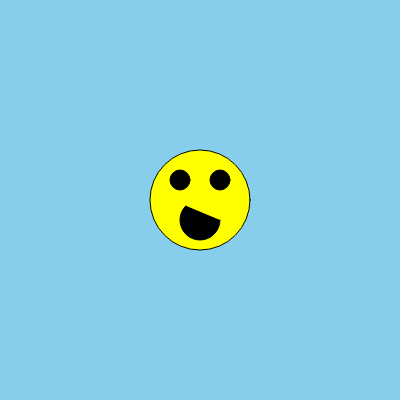
Frame 1 (no input)
Frame 60 (no input): identical to frame 1, image omitted
Frame 120 (the mouse pressed at the canvas centre since frame 60): identical to frame 1, image omitted

The p5.js sketch that drew this single still picture (run headless with seeded random() and noise() and a simulated clock; from frame 60 on, the mouse is pressed at the canvas centre):

// p5.js sketch
// ── sketch.js
var clicked = false;
var eyeColor;
function setup() { 
	createCanvas(400, 400);
    eyeColor = color("black");
} 

function draw() { 
    if (clicked) {
		background("darkblue");
        fill("yellow");
	    ellipse(width/2, height/2, 100);
	    fill(eyeColor);
	    var eyeOffset = 20;
	    ellipse(width/2 - eyeOffset, height/2 - eyeOffset, 20);
	    ellipse(width/2 + eyeOffset, height/2 - eyeOffset, 20);
        ellipse(width/2, 220, 30);
	} else {
		background("skyblue");
        fill("yellow");
	    ellipse(width/2, height/2, 100);
        fill(eyeColor);
	    var eyeOffset = 20;
	    ellipse(width/2 - eyeOffset, height/2 - eyeOffset, 20);
	    ellipse(width/2 + eyeOffset, height/2 - eyeOffset, 20);
        arc(width/2, 220, 40, 40, 0, PI+QUARTER_PI, OPEN);
	}
}

function mouseClicked() {
	clicked = !clicked;
}

// ── style.css
/* css */

/* home page */
#home {
	background-color:tan;
	font-family: sans-serif;
}
